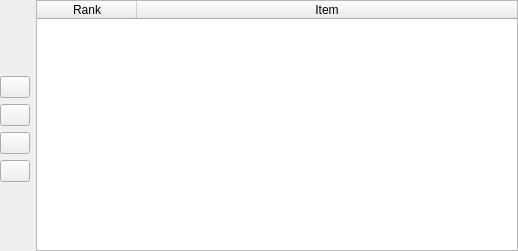
<?xml version="1.0" encoding="UTF-8"?>
<ui version="4.0">
 <class>OrderedStructureWidget</class>
 <widget class="QWidget" name="OrderedStructureWidget">
  <property name="geometry">
   <rect>
    <x>0</x>
    <y>0</y>
    <width>518</width>
    <height>251</height>
   </rect>
  </property>
  <property name="windowTitle">
   <string>Form</string>
  </property>
  <layout class="QGridLayout" name="gridLayout_2">
   <property name="margin">
    <number>0</number>
   </property>
   <item row="0" column="0">
    <layout class="QGridLayout" name="gridLayout">
     <item row="0" column="0">
      <spacer name="verticalSpacer">
       <property name="orientation">
        <enum>Qt::Vertical</enum>
       </property>
       <property name="sizeHint" stdset="0">
        <size>
         <width>20</width>
         <height>40</height>
        </size>
       </property>
      </spacer>
     </item>
     <item row="0" column="1" rowspan="3">
      <widget class="QTableWidget" name="tableWidget">
       <attribute name="horizontalHeaderStretchLastSection">
        <bool>true</bool>
       </attribute>
       <column>
        <property name="text">
         <string>Rank</string>
        </property>
       </column>
       <column>
        <property name="text">
         <string>Item</string>
        </property>
       </column>
      </widget>
     </item>
     <item row="1" column="0">
      <layout class="QVBoxLayout" name="verticalLayout">
       <item>
        <widget class="QPushButton" name="moveRuleUpPushButton">
         <property name="sizePolicy">
          <sizepolicy hsizetype="Minimum" vsizetype="Minimum">
           <horstretch>0</horstretch>
           <verstretch>0</verstretch>
          </sizepolicy>
         </property>
         <property name="maximumSize">
          <size>
           <width>30</width>
           <height>25</height>
          </size>
         </property>
         <property name="toolTip">
          <string>Move up</string>
         </property>
         <property name="text">
          <string/>
         </property>
         <property name="icon">
          <iconset resource="../../resources.qrc">
           <normaloff>:/plugins/DsgTools/icons/up.png</normaloff>:/plugins/DsgTools/icons/up.png</iconset>
         </property>
        </widget>
       </item>
       <item>
        <widget class="QPushButton" name="addRulePushButton">
         <property name="sizePolicy">
          <sizepolicy hsizetype="Minimum" vsizetype="Minimum">
           <horstretch>0</horstretch>
           <verstretch>0</verstretch>
          </sizepolicy>
         </property>
         <property name="maximumSize">
          <size>
           <width>30</width>
           <height>25</height>
          </size>
         </property>
         <property name="toolTip">
          <string>Add</string>
         </property>
         <property name="text">
          <string/>
         </property>
         <property name="icon">
          <iconset resource="../../resources.qrc">
           <normaloff>:/plugins/DsgTools/icons/plus.png</normaloff>:/plugins/DsgTools/icons/plus.png</iconset>
         </property>
        </widget>
       </item>
       <item>
        <widget class="QPushButton" name="removeRulePushButton">
         <property name="sizePolicy">
          <sizepolicy hsizetype="Minimum" vsizetype="Minimum">
           <horstretch>0</horstretch>
           <verstretch>0</verstretch>
          </sizepolicy>
         </property>
         <property name="maximumSize">
          <size>
           <width>30</width>
           <height>25</height>
          </size>
         </property>
         <property name="toolTip">
          <string>Remove</string>
         </property>
         <property name="text">
          <string/>
         </property>
         <property name="icon">
          <iconset resource="../../resources.qrc">
           <normaloff>:/plugins/DsgTools/icons/remove.png</normaloff>:/plugins/DsgTools/icons/remove.png</iconset>
         </property>
        </widget>
       </item>
       <item>
        <widget class="QPushButton" name="moveRuleDownPushButton">
         <property name="sizePolicy">
          <sizepolicy hsizetype="Minimum" vsizetype="Minimum">
           <horstretch>0</horstretch>
           <verstretch>0</verstretch>
          </sizepolicy>
         </property>
         <property name="maximumSize">
          <size>
           <width>30</width>
           <height>25</height>
          </size>
         </property>
         <property name="toolTip">
          <string>Move down</string>
         </property>
         <property name="text">
          <string/>
         </property>
         <property name="icon">
          <iconset resource="../../resources.qrc">
           <normaloff>:/plugins/DsgTools/icons/down.png</normaloff>:/plugins/DsgTools/icons/down.png</iconset>
         </property>
        </widget>
       </item>
      </layout>
     </item>
     <item row="2" column="0">
      <spacer name="verticalSpacer_2">
       <property name="orientation">
        <enum>Qt::Vertical</enum>
       </property>
       <property name="sizeHint" stdset="0">
        <size>
         <width>20</width>
         <height>40</height>
        </size>
       </property>
      </spacer>
     </item>
    </layout>
   </item>
  </layout>
 </widget>
 <resources>
  <include location="../../resources.qrc"/>
 </resources>
 <connections/>
</ui>
